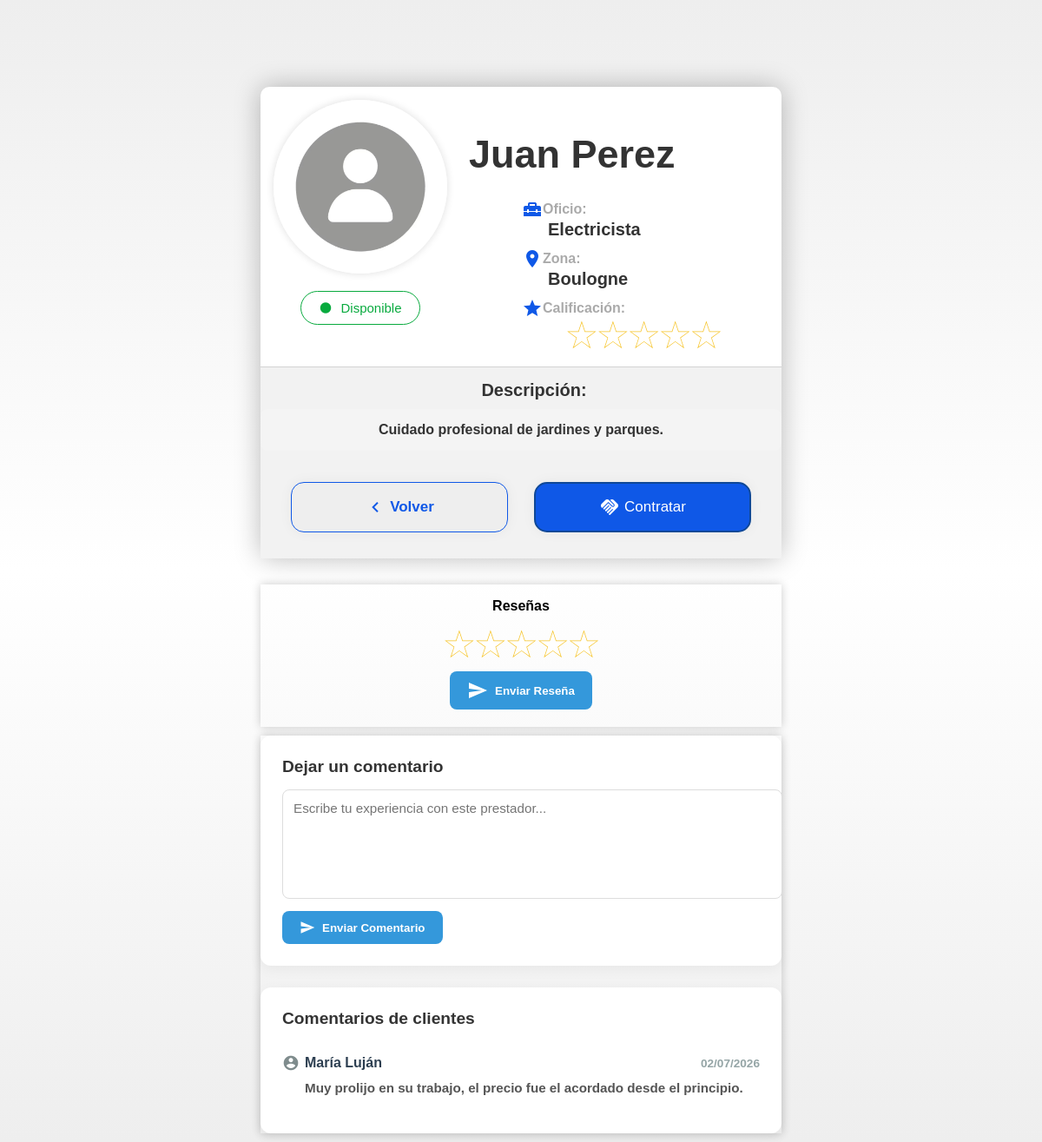
The page /FontEnd/html_y_css/perfil.php?id=63 (signed in) on the database as committed earlier.
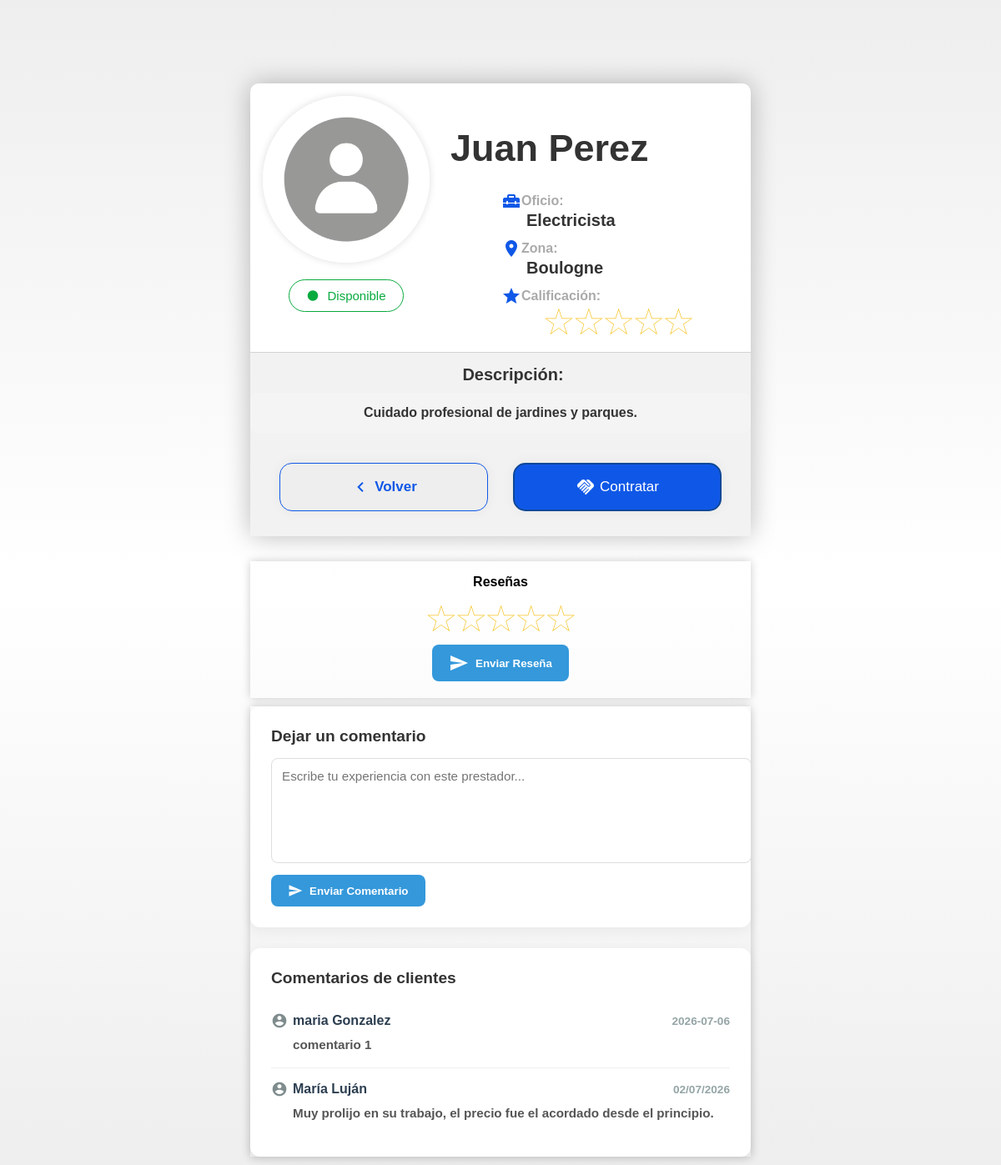
The same page on the database as committed later.
### tables this page shows
CREATE TABLE `comentarios` (
  `id` int(11) NOT NULL,
  `id_publicacion` int(11) NOT NULL,
  `nombre_usuario` varchar(50) NOT NULL,
  `comentario` varchar(400) NOT NULL,
  `fecha` date NOT NULL
);

### backend/conexion/conexion_dal.php (called while the page is built)
<?php
$conexion=mysqli_connect("localhost","root","","base_del_proyecto");
function get_conexion(){
global $conexion;
    return $conexion;
}
?>

### FontEnd/html_y_css/perfil.php (the view, shortened to what the changed rows need)
<!DOCTYPE html>
<?php
include ("../../backend/conexion/conexion_dal.php");
$id_publicacion=$_GET["id"];
$respuesta=mysqli_query(get_conexion(),"select * from publicaciones where id=$id_publicacion");
$nombre="";
while($publicacion=mysqli_fetch_array($respuesta)){
$nombre=$publicacion["nombre_completo"];
}
?>
<html lang="es">
    <head>
        <link rel="stylesheet" href="css.css" />
    </head>
    <body  data-id_publicacion="<?php echo $id_publicacion; ?>" class="a">
        <section class="perfil">
            <div class="perfil-card">
                <div class="informacion_card">
                    <div class="informacion_basica-perfil">
                        <h2 id="perfil-nombre"><?php echo($nombre);?></h2>
                    </div>
                </div>
            </div>
        </section>
        <div class="comentarios-seccion">
                <div class="comentarios-lista">
                     <?php
                    $respuesta=mysqli_query(get_conexion(),"select * from comentarios where id_publicacion=$id_publicacion order by id desc");
                    while($comentario = mysqli_fetch_array($respuesta)){
                        ?>
                        <div class="comentario-item">
                        <div class="comentario-cabecera">
                            <div class="comentario-autor">
                                <span class="material-icons">account_circle</span>
                                <strong><?php echo($comentario["nombre_usuario"]);?></strong>
                            </div>
                            <span class="comentario-fecha"><?php echo($comentario["fecha"]);?></span>
                        </div>
                        <p class="comentario-texto">
                        <?php echo($comentario["comentario"]);?>
                        </p>
                    </div>
                    <?php }
                    ?>
                </div>
            </div>
    </body>
</html>

Rows that differ between the two databases and show on the page:
added comentarios: nombre_usuario "maria Gonzalez", fecha "2026-07-06", comentario "comentario 1"
